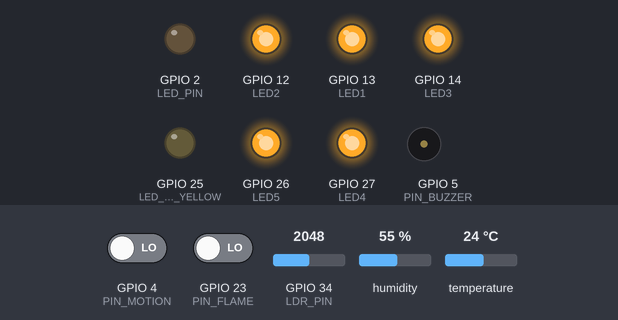
The sketch below on a simulated ESP32. Shown: output pins drawn as LEDs (lit = HIGH), buzzer (waves = sounding, pin HIGH). The test bench sets the inputs (shaded band); at power-on: GPIO 4 (PIN_MOTION) LOW, GPIO 34 (LDR_PIN) = 2048, GPIO 23 (PIN_FLAME) LOW, humidity 55 %, temperature 24 °C. WiFi joins after 1.5 s; servers stay silent unless stated; the local clock reads 2024-03-15 10:24:30 at power-on unless the sketch sets it; no MQTT or app messages arrive unless stated; what the sketch prints to the serial monitor is not drawn.

Above: at 2.7 s.
2.8 s: GPIO 4 (PIN_MOTION) driven HIGH
At 3.9 s:
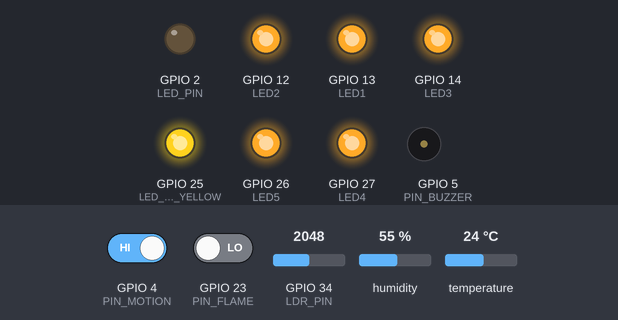
4.3 s: GPIO 34 (LDR_PIN) set to 1560
6.7 s: GPIO 34 (LDR_PIN) set to 1433
At 7.9 s:
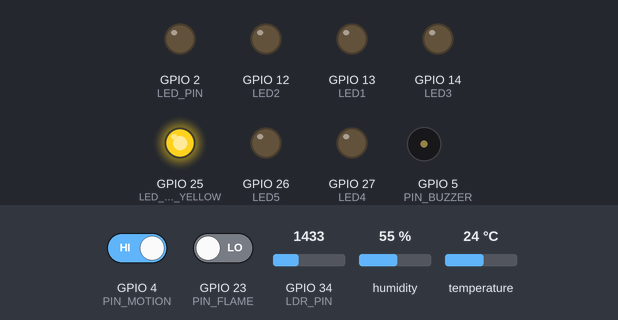
8.2 s: GPIO 23 (PIN_FLAME) driven HIGH
At 8.9 s:
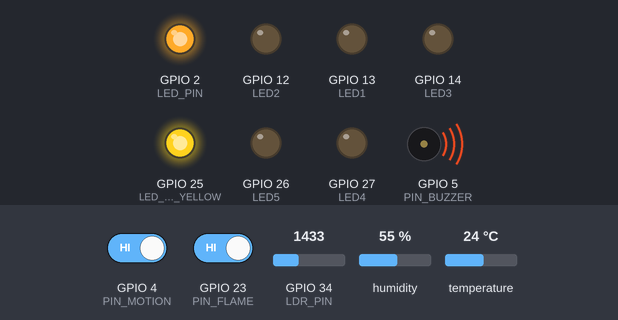
9.7 s: GPIO 34 (LDR_PIN) set to 1540
At 10.9 s:
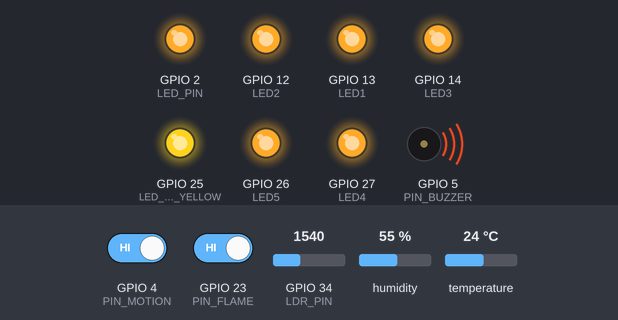
11.2 s: GPIO 34 (LDR_PIN) set to 1460
At 12.4 s:
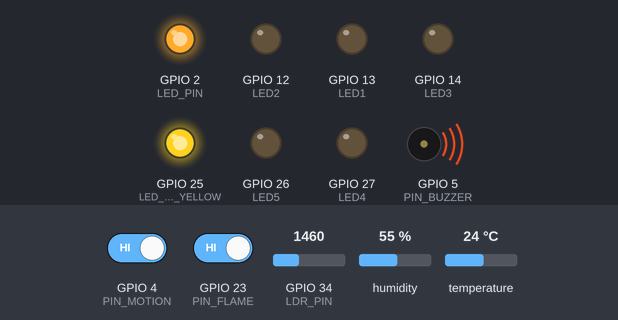
Timing chart, 0 to 13.7 s (numbered marks = the images above; inputs shaded):
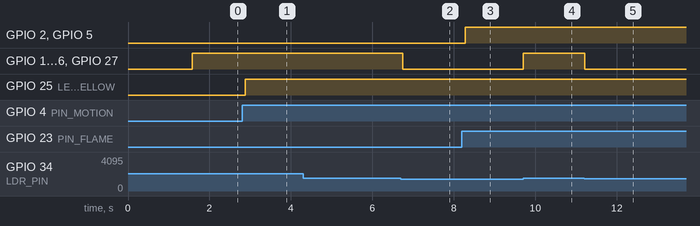

Measured:
- the behaviour switches between 1500 and 1499 on GPIO 34 (LDR_PIN) (found by bisection; images 1 and 2)
- after the input at 2.8 s, GPIO 25 (LED_PIN_YELLOW): LOW → HIGH after 0.08 s
- after the input at 4.3 s, every drawn part: stays the same
- after the input at 6.7 s, GPIO 12 (LED2), GPIO 13 (LED1), GPIO 14 (LED3), GPIO 26 (LED5), GPIO 27 (LED4): HIGH → LOW after 0.05 s
- after the input at 8.2 s, GPIO 2 (LED_PIN), GPIO 5 (PIN_BUZZER): LOW → HIGH after 0.08 s
- after the input at 9.7 s, GPIO 12 (LED2), GPIO 13 (LED1), GPIO 14 (LED3), GPIO 26 (LED5), GPIO 27 (LED4): LOW → HIGH at once
- after the input at 11.2 s, GPIO 12 (LED2), GPIO 13 (LED1), GPIO 14 (LED3), GPIO 26 (LED5), GPIO 27 (LED4): HIGH → LOW at once

The sketch:

iot_code.ino
```cpp
#include <WiFi.h>
#include <WebServer.h>
#include <DHT.h>
#include <time.h>
#include <PubSubClient.h>

#define DHTPIN 15
#define DHTTYPE DHT11

#define PIN_FLAME 23
#define PIN_MOTION 4
#define PIN_BUZZER 5
#define LDR_PIN 34
#define LED_PIN 2
#define LED_PIN_YELLOW 25

#define LED1 13
#define LED2 12
#define LED3 14
#define LED4 27
#define LED5 26

int ldrDigital = 0;
int lightThreshold = 1500;

const char* ssid = "Anamika";
const char* password = "anamika079";

String apiKey = "J7HWFZ4R9U442CRI";

const char* mqtt_server = "broker.hivemq.com";

WiFiClient espClient;
PubSubClient mqttClient(espClient);

unsigned long lastTimeESP = 0;
unsigned long timerDelay = 5000;

float currentTemp = 0.0;
float currentHum = 0.0;
int flameDetected = 0;
int motionDetected = 0;
int ldrValue = 0;

bool buzzerEnabled = false;
bool lightState = false;
bool systemArmed = true;

DHT dht(DHTPIN, DHTTYPE);
WebServer server(80);

const long utcOffsetInSeconds = 19800;

// -------- MQTT --------
void reconnectMQTT() {
  while (!mqttClient.connected()) {
    Serial.print("Connecting to MQTT...");
    if (mqttClient.connect("ESP32Client_Hospital1")) {
      Serial.println("MQTT Connected!");
    } else {
      Serial.print("Failed, rc=");
      Serial.println(mqttClient.state());
      delay(2000);
    }
  }
}

void publishMQTT() {
  String payload = "{";
  payload += "\"temperature\":" + String(currentTemp, 1) + ",";
  payload += "\"humidity\":" + String(currentHum, 1) + ",";
  payload += "\"flame\":" + String(flameDetected) + ",";
  payload += "\"motion\":" + String(motionDetected) + ",";
  payload += "\"ldr\":" + String(ldrValue);
  payload += "}";

  bool result = mqttClient.publish("hospital/room1", payload.c_str());
  Serial.println(result ? "MQTT Published!" : "MQTT Publish Failed");
}

// -------- HELPERS --------
String getTimestamp() {
  time_t now = time(nullptr);
  if (now < 100000) return "Time not synced";
  struct tm* timeinfo = localtime(&now);
  char buffer[50];
  strftime(buffer, sizeof(buffer), "%Y-%m-%d %H:%M:%S", timeinfo);
  return String(buffer);
}

// -------- SENSORS --------
void readSensors() {
  float t = dht.readTemperature();
  float h = dht.readHumidity();

  if (!isnan(t)) currentTemp = t;
  if (!isnan(h)) currentHum = h;

  flameDetected = digitalRead(PIN_FLAME);
  motionDetected = digitalRead(PIN_MOTION);
  ldrValue = analogRead(LDR_PIN);
  ldrDigital = (ldrValue < lightThreshold) ? 1 : 0;

  if (systemArmed) {
    if (flameDetected == HIGH) {
      digitalWrite(PIN_BUZZER, HIGH);
      digitalWrite(LED_PIN, HIGH);
      lightState = true;
    } else if (motionDetected == HIGH) {
      digitalWrite(LED_PIN_YELLOW, HIGH);
      if (buzzerEnabled) digitalWrite(PIN_BUZZER, HIGH);
      lightState = true;
    } else {
      digitalWrite(LED_PIN_YELLOW, LOW);
      digitalWrite(LED_PIN, LOW);
      digitalWrite(PIN_BUZZER, LOW);
      lightState = false;
    }
  } else {
    digitalWrite(PIN_BUZZER, LOW);
    digitalWrite(LED_PIN, LOW);
    digitalWrite(LED_PIN_YELLOW, LOW);
    lightState = false;
  }

  if (ldrDigital == 0) {
    digitalWrite(LED1, HIGH); digitalWrite(LED2, HIGH);
    digitalWrite(LED3, HIGH); digitalWrite(LED4, HIGH);
    digitalWrite(LED5, HIGH);
  } else {
    digitalWrite(LED1, LOW); digitalWrite(LED2, LOW);
    digitalWrite(LED3, LOW); digitalWrite(LED4, LOW);
    digitalWrite(LED5, LOW);
  }
}

// -------- THINGSPEAK --------
void uploadToThingSpeak() {
  WiFiClient client;
  if (!client.connect("api.thingspeak.com", 80)) {
    Serial.println("ThingSpeak failed");
    return;
  }
  String url = "/update?api_key=" + apiKey +
               "&field1=" + String(currentTemp) +
               "&field2=" + String(currentHum) +
               "&field3=" + String(flameDetected) +
               "&field4=" + String(motionDetected) +
               "&field5=" + String(ldrValue) +
               "&field6=" + String(ldrDigital);

  client.print(String("GET ") + url + " HTTP/1.1\r\n" +
               "Host: api.thingspeak.com\r\n" +
               "Connection: close\r\n\r\n");
  Serial.println("ThingSpeak uploaded");
}

// -------- API HANDLERS --------
void handleOptions() {
  server.sendHeader("Access-Control-Allow-Origin", "*");
  server.sendHeader("Access-Control-Allow-Methods", "GET, POST, OPTIONS");
  server.sendHeader("Access-Control-Allow-Headers", "Content-Type");
  server.send(204);
}

void handleRoot() {
  server.sendHeader("Access-Control-Allow-Origin", "*");
  server.send(200, "text/html", "<h1>Smart Monitoring System</h1>");
}

void apiStatus() {
  server.sendHeader("Access-Control-Allow-Origin", "*");
  String json = "{";
  json += "\"temperature\":" + String(currentTemp, 2) + ",";
  json += "\"humidity\":" + String(currentHum, 2) + ",";
  json += "\"ldrValue\":" + String(ldrValue) + ",";
  json += "\"motionDetected\":" + String(motionDetected) + ",";
  json += "\"flameDetected\":" + String(flameDetected) + ",";
  json += "\"lightState\":" + String(lightState ? "true" : "false") + ",";
  json += "\"buzzerEnabled\":" + String(buzzerEnabled ? "true" : "false") + ",";
  json += "\"systemArmed\":" + String(systemArmed ? "true" : "false") + ",";
  json += "\"timestamp\":\"" + getTimestamp() + "\"";
  json += "}";
  server.send(200, "application/json", json);
}

void toggleLight() {
  server.sendHeader("Access-Control-Allow-Origin", "*");
  lightState = !lightState;
  digitalWrite(LED_PIN, lightState ? HIGH : LOW);
  server.send(200, "application/json",
    "{\"lightState\":\"" + String(lightState ? "ON" : "OFF") + "\"}");
}

void toggleBuzzer() {
  server.sendHeader("Access-Control-Allow-Origin", "*");
  buzzerEnabled = !buzzerEnabled;
  if (!buzzerEnabled) digitalWrite(PIN_BUZZER, LOW);
  server.send(200, "application/json",
    "{\"buzzerEnabled\":" + String(buzzerEnabled ? "true" : "false") + "}");
}

void systemControl() {
  server.sendHeader("Access-Control-Allow-Origin", "*");
  if (server.hasArg("plain")) {
    String command = server.arg("plain");
    if (command == "arm=true") systemArmed = true;
    else if (command == "arm=false") {
      systemArmed = false;
      digitalWrite(PIN_BUZZER, LOW);
      digitalWrite(LED_PIN, LOW);
      digitalWrite(LED_PIN_YELLOW, LOW);
    }
    server.send(200, "application/json",
      "{\"systemArmed\":" + String(systemArmed ? "true" : "false") + "}");
  }
}

void getSensorLogs() {
  server.sendHeader("Access-Control-Allow-Origin", "*");
  String logs = "Timestamp: " + getTimestamp() + "\n";
  logs += "Temperature: " + String(currentTemp, 2) + " C\n";
  logs += "Humidity: " + String(currentHum, 2) + " %\n";
  server.send(200, "text/plain", logs);
}

// -------- SETUP --------
void setup() {
  Serial.begin(115200);
  dht.begin();

  pinMode(PIN_FLAME, INPUT);
  pinMode(PIN_MOTION, INPUT);
  pinMode(PIN_BUZZER, OUTPUT);
  pinMode(LED_PIN, OUTPUT);
  pinMode(LED_PIN_YELLOW, OUTPUT);
  pinMode(LDR_PIN, INPUT);
  pinMode(LED1, OUTPUT); pinMode(LED2, OUTPUT);
  pinMode(LED3, OUTPUT); pinMode(LED4, OUTPUT);
  pinMode(LED5, OUTPUT);

  WiFi.begin(ssid, password);
  Serial.print("Connecting to WiFi");
  while (WiFi.status() != WL_CONNECTED) {
    delay(500);
    Serial.print(".");
  }
  Serial.println("\nWiFi Connected! IP: " + WiFi.localIP().toString());

  configTime(utcOffsetInSeconds, 0, "pool.ntp.org");

  mqttClient.setServer(mqtt_server, 1883);

  server.on("/", handleRoot);
  server.on("/update", HTTP_GET, [](){ server.send(200, "application/json", "{\"status\":\"ok\"}"); });
  server.on("/status", HTTP_GET, apiStatus);
  server.on("/status", HTTP_OPTIONS, handleOptions);
  server.on("/toggle-light", HTTP_POST, toggleLight);
  server.on("/toggle-light", HTTP_OPTIONS, handleOptions);
  server.on("/toggle-buzzer", HTTP_POST, toggleBuzzer);
  server.on("/toggle-buzzer", HTTP_OPTIONS, handleOptions);
  server.on("/sensor-logs", HTTP_GET, getSensorLogs);
  server.on("/system-control", HTTP_POST, systemControl);
  server.on("/system-control", HTTP_OPTIONS, handleOptions);

  server.begin();
  Serial.println("HTTP Server started");
}

// -------- LOOP --------
void loop() {
  server.handleClient();

  // MQTT keep-alive (runs every loop)
  if (!mqttClient.connected()) reconnectMQTT();
  mqttClient.loop();

  // Sensors run fast — every 100ms for instant buzzer/LED response
  readSensors();

  // ThingSpeak + MQTT publish every 5 seconds
  if ((millis() - lastTimeESP) > timerDelay) {
    lastTimeESP = millis();
    uploadToThingSpeak();
    publishMQTT();
  }

  delay(100);
}
```
